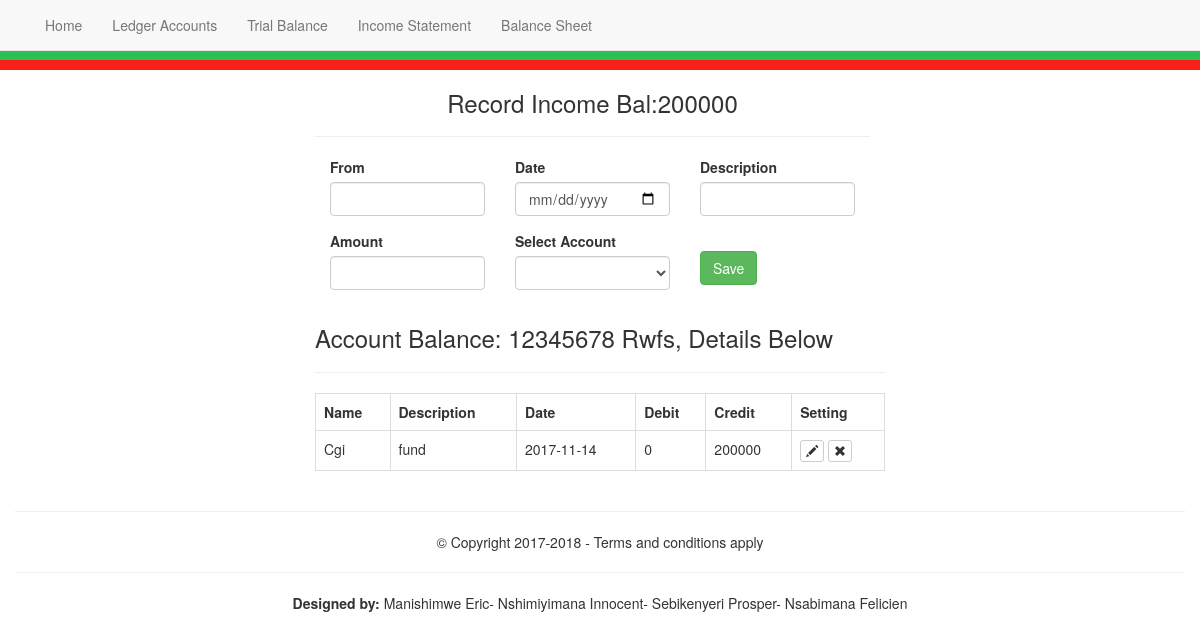
The app's page /income.php with its own data.
### tables this page shows
CREATE TABLE `income` (
  `id` int(11) NOT NULL,
  `name` text NOT NULL,
  `timedate` varchar(255) NOT NULL,
  `description` text NOT NULL,
  `debit` int(11) NOT NULL,
  `credit` int(11) NOT NULL
);

### income.php (the view, shortened to what this page needs)
<?php
include 'includes/head.php';
include 'includes/navigation.php';
require_once 'includes/init.php';
?>
<?php
$selectdata="SELECT * FROM income";
$dat=$db->query($selectdata);
?>
<?php
$sum1="SELECT SUM(debit) FROM income";
$sum2="SELECT SUM(credit) FROM income";
$bal1=$db->query($sum1);
$bal2=$db->query($sum2);
while ($record1=mysqli_fetch_assoc($bal1)) {
	$tot1=0;
$tot11=array_sum($record1);
$tot1=$tot1+$tot11;
}
while ($record2=mysqli_fetch_assoc($bal2)) {
	$tot2=0;
$tot22=array_sum($record2);
$tot2=$tot2+$tot22;
}
$diff=$tot2-$tot1;
?>
<div class="col-md-3"></div>
<div class="container-fluid">
	<div class="col-md-6">
	   <h3 class="text-center"> Record Income Bal:<?=$diff;?></h3><hr>
<form class="form" method="post" action="income.php">
	<div class="form-group col-md-4">
	<label for="names" >From</label>
         <input type="text" name="name"  id="names" class="form-control">
	</div>
	     <div class="form-group col-md-4">
	     	<label for="timedates" >Date</label>
         <input type="date" name="timedate"  id="timedates" class="form-control">
	</div>
	<div class="form-group col-md-4">
		<label for="memos" >Description</label>
         <input type="text" name="memo"  id="memos" title="Description" class="form-control">
	</div>
	<div class="form-group col-md-4">
<label for="debits" >Amount</label>
         <input type="text" name="debit"  id="debits" class="form-control">
	</div>
	<div class="form-group col-md-4">
<label>Select Account</label>
         <select class="form-control">
         	<option value=""></option>
         	<option value=""> Income </option>
         </select>
	</div>
<div class="form-group col-md-4">
	<label for="submit"></label><br>
<input type="submit" id="submit" class="btn btn-success" name="submit" value="Save">
</div>
</form>
    </div>
</div>
<div class="col-md-3"></div>
<div class="col-md-6">
	<h3> Account Balance: 12345678 Rwfs, Details Below </h3><hr>
	<table class="table table-bordered table-stripped col-md-6">
		<tr>
			<td><b>Name</b></td>
			<td><b>Description</b></td>
			<td><b>Date</b></td>
			<td><b>Debit</b></td>
			<td><b>Credit</b></td>
			<td><b>Setting</b></td>
		</tr>
		<?php while($data=mysqli_fetch_assoc($dat)):?>
		<tr>
			<td><?=$data['name'];?></td>
			<td><?=$data['description'];?></td>
			<td><?=$data['timedate'];?></td>
			<td><?=$data['debit'];?></td>
			<td><?=$data['credit'];?></td>
			<td>
			<a href="income.php?edit=<?=$data['id'];?>" class="btn btn-xs btn-default"><span class="glyphicon glyphicon-pencil"></span></a>
			<a href="income.php?delete=<?=$data['id'];?>" class="btn btn-xs btn-default"><span class="glyphicon glyphicon-remove"></span></a>
			</td>
		</tr>
	<?php endwhile;?>
	</table>
</div>
<?php
include 'includes/footer.php';
?>

### css/main.css (style rules this page uses)
html,body { height: 100%; }

### records on screen
income: name "Cgi", description "fund", timedate "2017-11-14", debit "0", credit "200000"

### other values on screen
$diff "200000"
